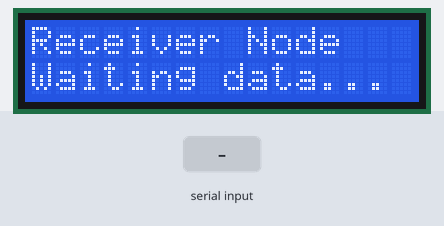
Simulated run of this sketch. Board: Arduino Mega 2560, built with avr-gcc and run on an emulated ATmega2560. Shown: 16×2 character LCD. The inputs (shaded band) are chosen by the test bench. What the sketch prints to the serial monitor is not drawn.

Above: at 0.1 s.
2.8 s: "90,45,200\n" received over the second serial link
At 3.4 s:
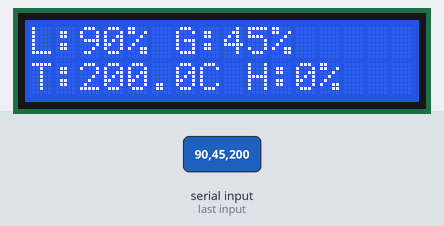
4.3 s: "90,45\n" received over the second serial link
At 5.5 s:
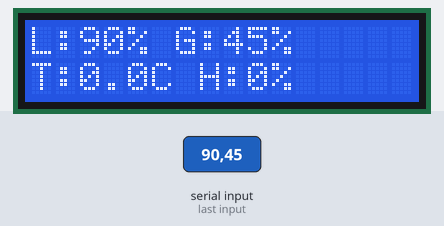
5.8 s: "90,45,200,10\n" received over the second serial link
At 7.0 s:
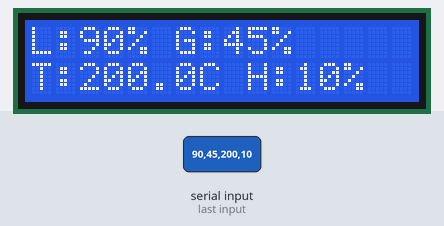
7.3 s: "5\n" received over the second serial link
At 8.8 s:
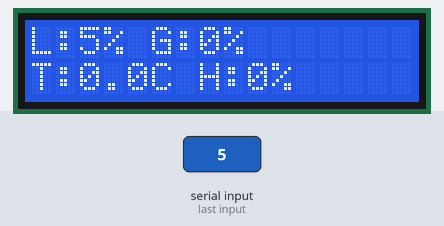
Timing chart, 0 to 9.8 s (numbered marks = the images above; inputs shaded):
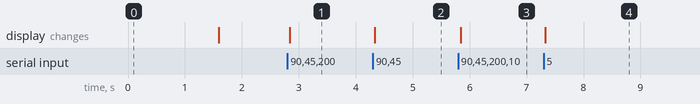

Measured:
- after the input at 2.8 s, the display: changes at once (image 1)
- after the input at 4.3 s, the display: changes at once (image 2)
- after the input at 5.8 s, the display: changes at once (image 3)
- after the input at 7.3 s, the display: changes at once (image 4)

The sketch:

receiveData_and_LCD_display.ino
```cpp
#include <Wire.h>
#include <LiquidCrystal_I2C.h>

// Change address 0x27 to 0x3F if your LCD uses that address
LiquidCrystal_I2C lcd(0x27, 16, 2);

String incomingData = "";

// Helper to split CSV fields
String getValue(String data, char separator, int index) {
  int found = 0;
  int start = 0;

  for (int i = 0; i < data.length(); i++) {
    if (data.charAt(i) == separator || i == data.length() - 1) {
      if (found == index) {
        int end = (i == data.length() - 1) ? i + 1 : i;
        return data.substring(start, end);
      }
      found++;
      start = i + 1;
    }
  }
  return "";
}

void setup() {
  // USB serial for debugging
  Serial.begin(115200);
  while (!Serial);

  // UART from Nano (Sensor Node)
  // On MKR1010, Serial1 uses:
  // RX1 = pin 13, TX1 = pin 14
  Serial1.begin(9600);

  // Init LCD
  lcd.init();
  lcd.backlight();

  lcd.setCursor(0, 0);
  lcd.print("Receiver Node");
  lcd.setCursor(0, 1);
  lcd.print("Waiting data...");
  delay(1500);
  lcd.clear();

  Serial.println("=== MKR1010 Receiver Ready ===");
}

void loop() {
  // Read characters from Serial1 until newline
  while (Serial1.available()) {
    char c = Serial1.read();

    if (c == '\n') {
      if (incomingData.length() > 0) {
        processData(incomingData);
      }
      incomingData = "";
    } else if (c != '\r') {
      incomingData += c;
    }
  }
}

void processData(String data) {
  Serial.print("Raw received: ");
  Serial.println(data);

  // Parse CSV: brightness, gasLevel, temperature, humidity
  float brightness  = getValue(data, ',', 0).toFloat();
  float gasLevel    = getValue(data, ',', 1).toFloat();
  float temperature = getValue(data, ',', 2).toFloat();
  float humidity    = getValue(data, ',', 3).toFloat();

  // Debug to Serial
  Serial.print("Brightness: ");
  Serial.print(brightness, 1);
  Serial.print("%  |  Gas: ");
  Serial.print(gasLevel, 1);
  Serial.print("%  |  Temp: ");
  Serial.print(temperature, 2);
  Serial.print("C  |  Hum: ");
  Serial.print(humidity, 1);
  Serial.println("%RH");

  // === Update LCD ===
  lcd.clear();

  // Line 1: Light & Gas
  lcd.setCursor(0, 0);
  lcd.print("L:");
  lcd.print(brightness, 0);
  lcd.print("% ");

  lcd.print("G:");
  lcd.print(gasLevel, 0);
  lcd.print("%");

  // Line 2: Temp & Humidity
  lcd.setCursor(0, 1);
  lcd.print("T:");
  lcd.print(temperature, 1);
  lcd.print("C ");

  lcd.print("H:");
  lcd.print(humidity, 0);
  lcd.print("%");
}
```
